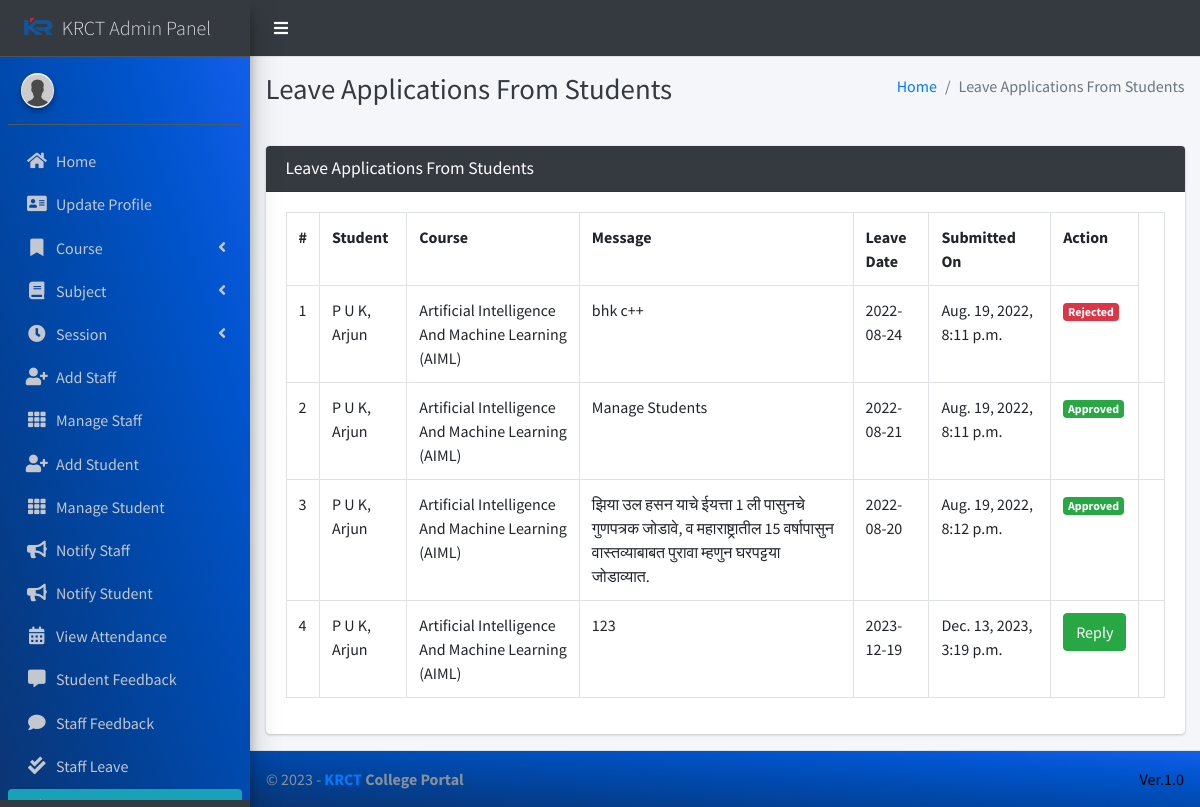
Screenshot of /student/view/leave/ (signed in) with the database file from the repository.
### main_app/models.py (models this page shows)
class LeaveReportStudent(models.Model):
    student = models.ForeignKey(Student, on_delete=models.CASCADE)
    date = models.CharField(max_length=60)
    message = models.TextField()
    status = models.SmallIntegerField(default=0)
    created_at = models.DateTimeField(auto_now_add=True)
    updated_at = models.DateTimeField(auto_now=True)

class Student(models.Model):
    admin = models.OneToOneField(CustomUser, on_delete=models.CASCADE)
    course = models.ForeignKey(
        Course, on_delete=models.SET_NULL, null=True, blank=False
    )
    session = models.ForeignKey(Session, on_delete=models.SET_NULL, null=True)
    def __str__(self):
        return self.admin.last_name + ", " + self.admin.first_name

class CustomUser(AbstractUser):
    USER_TYPE = ((1, "HOD"), (2, "Staff"), (3, "Student"))
    GENDER = [("M", "Male"), ("F", "Female")]
    username = None  # Removed username, using email instead
    email = models.EmailField(unique=True)
    user_type = models.CharField(default=1, choices=USER_TYPE, max_length=1)
    gender = models.CharField(max_length=1, choices=GENDER)
    profile_pic = models.ImageField()
    address = models.TextField()
    fcm_token = models.TextField(default="")  # For firebase notifications
    created_at = models.DateTimeField(auto_now_add=True)
    updated_at = models.DateTimeField(auto_now=True)
    USERNAME_FIELD = "email"
    REQUIRED_FIELDS = []
    objects = CustomUserManager()
    def __str__(self):
        return self.first_name + " " + self.last_name

class Course(models.Model):
    name = models.CharField(max_length=120)
    created_at = models.DateTimeField(auto_now_add=True)
    updated_at = models.DateTimeField(auto_now=True)
    def __str__(self):
        return self.name

### main_app/hod_views.py (the view, shortened to what this page needs)
@csrf_exempt
def view_student_leave(request):
    if request.method != "POST":
        allLeave = LeaveReportStudent.objects.all()
        context = {
            "allLeave": allLeave,
            "page_title": "Leave Applications From Students",
        }
        return render(request, "hod_template/student_leave_view.html", context)

### main_app/templates/hod_template/student_leave_view.html (shortened to what this page needs)
{% extends 'main_app/base.html' %}
{% load static %}
{% block page_title %}{{page_title}}{% endblock page_title %}
{% block content %}
<section class="content">
    <div class="container-fluid">
        <div class="row">
            <div class="col-md-12">
                <div class="card card-dark">
                    <div class="card-header">
                        <h3 class="card-title">{{page_title}}</h3>
                    </div>
                    <div class="table card-body">
                        <table class="table table-bordered table-hover">
                            <tr>
                                <th>#</th>
                                <th>Student</th>
                                <th>Course</th>
                                <th>Message</th>
                                <th>Leave Date</th>
                                <th>Submitted On</th>
                                <th>Action</th>
                            </tr>
                            {% for leave in  allLeave %}
                              <tr>
                                  <td>{{forloop.counter}}</td>
                                  <td>{{leave.student}}</td>
                                  <td>{{leave.student.course}}</td>
                                  <td>{{leave.message}}</td>
                                  <td>{{leave.date}}</td>
                                  <td>{{leave.created_at}}</td>
                                      {% if leave.status == 0 %}
                                           <td> <button data-toggle = "modal" data-target = "#reply_modal" value="{{leave.id}}" class="btn btn-success reply_open_modal">Reply</button>
{% elif leave.status == -1 %}
<td><span  class='badge badge-danger'>Rejected</span></td>
{% else %}
<td><span  class='badge badge-success'>Approved</span></td>
                                            <td>{{feedback.updated_at}}</td>
                                      {% endif %}
                                  </td>
                              </tr>
                            {% endfor %}
                        </table>
                    </div>
                    </div>
            </div>
        </div>
    </div>
</section>
{% endblock content %}

### rows the page displays
LeaveReportStudent: student "P U K, Arjun", student.course "Artificial Intelligence And Machine Learning (AIML)", message "bhk c++", date "2022-08-24", created_at "Aug. 19, 2022, 8:11 p.m.", status "Rejected"
LeaveReportStudent: student "P U K, Arjun", student.course "Artificial Intelligence And Machine Learning (AIML)", message "Manage Students", date "2022-08-21", created_at "Aug. 19, 2022, 8:11 p.m."
LeaveReportStudent: student "P U K, Arjun", student.course "Artificial Intelligence And Machine Learning (AIML)", message "झिया उल हसन याचे ईयत्ता 1 ली पासुनचे गुणपत्रक जोडावे, व महाराष्ट्रातील 15 वर्षापासुन वास्तव्याबाबत पुरावा म्हणुन घरपट्टया जोडाव्यात.", date "2022-08-20", created_at "Aug. 19, 2022, 8:12 p.m."
LeaveReportStudent: student "P U K, Arjun", student.course "Artificial Intelligence And Machine Learning (AIML)", message "123", date "2023-12-19", created_at "Dec. 13, 2023, 3:19 p.m.", {{ leave.id }} 6 (drawn)

### other values shown
{{ page_title }} "Leave Applications From Students"
